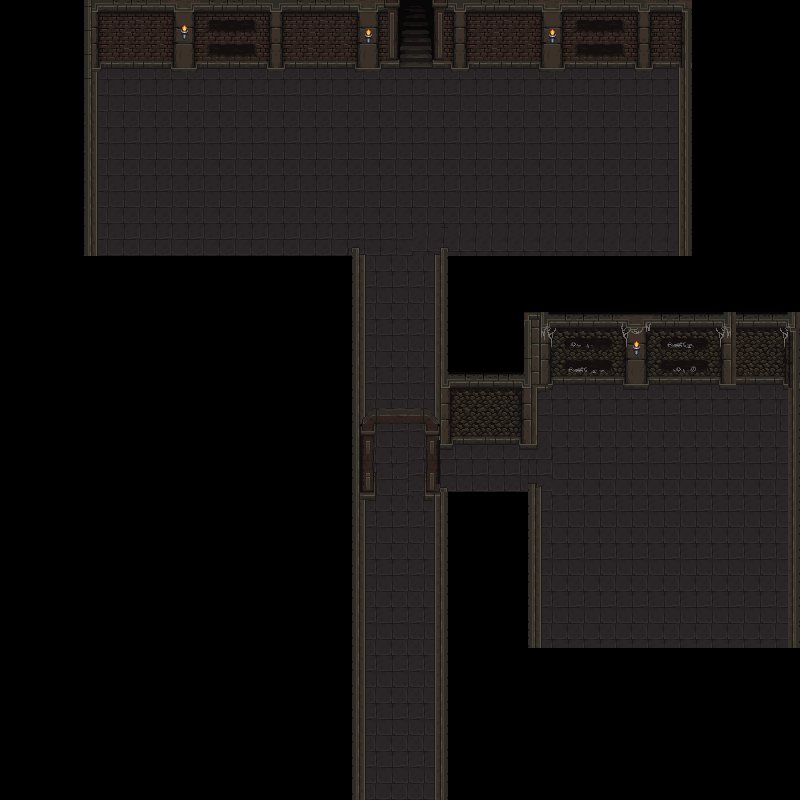

The image is a tile-based game level rendered from a .tmx file. Its description and source (layers, tilesets, objects; grid data summarised) follow:
An orthogonal 200x200 tile map with 4x4 px tiles, 5 tile layers (background, front_struct, details_front, back_struct, ...), 2 tilesets and 22 objects (17x collision, 2x trap, carteDonjon_exit_cartePlaine, carteDonjon_spawn_cartePlaine, boss_slime).

<map version="1.4" tiledversion="1.4.3" orientation="orthogonal" renderorder="right-down" width="200" height="200" tilewidth="4" tileheight="4" infinite="0" nextlayerid="7" nextobjectid="26">
 <tileset firstgid="1" source="Dungeon tileset.tsx" />
 <tileset firstgid="4609" source="donjon2.tsx" />
 <layer id="1" name="background" width="200" height="200">
  <data>[40000 cells, 16966 non-empty, 98 distinct tile ids]</data>
 </layer>
 <layer id="3" name="front_struct" width="200" height="200">
  <data>[40000 cells, 6450 non-empty, 2829 distinct tile ids]</data>
 </layer>
 <layer id="5" name="details_front" width="200" height="200">
  <data>[40000 cells, 32 non-empty, 8 distinct tile ids]</data>
 </layer>
 <layer id="2" name="back_struct" width="200" height="200">
  <data>[40000 cells, 296 non-empty, 294 distinct tile ids]</data>
 </layer>
 <layer id="4" name="details_back" width="200" height="200">
  <data>[40000 cells, 0 non-empty, 0 distinct tile ids]</data>
 </layer>
 <objectgroup id="6" name="Calque d'Objets 1">
  <object id="1" name="carteDonjon_exit_cartePlaine" x="365.25" y="775.667" width="70.5" height="23.6667" />
  <object id="2" name="carteDonjon_spawn_cartePlaine" x="398.5" y="724.5">
   <point />
  </object>
  <object id="3" type="collision" x="351.667" y="255.167" width="10" height="545.5" />
  <object id="4" type="collision" x="435.5" y="493.75" width="10" height="304.5" />
  <object id="5" type="collision" x="439" y="253.917" width="10" height="193.667" />
  <object id="6" type="collision" x="530" y="487.083" width="10" height="160.5" />
  <object id="8" type="collision" x="527.333" y="646" width="272.667" height="9.33333" />
  <object id="9" type="collision" x="438.417" y="490.667" width="94.5837" height="9.33333" />
  <object id="10" type="collision" x="441" y="430.667" width="94.667" height="9.33333" />
  <object id="11" type="collision" x="533.666" y="374.667" width="265.334" height="9.33333" />
  <object id="12" type="collision" x="438.333" y="254.667" width="252.667" height="9.33333" />
  <object id="13" type="collision" x="80.9998" y="255.333" width="272.667" height="9.33333" />
  <object id="14" type="collision" x="84.3332" y="60" width="603.334" height="9.33333" />
  <object id="15" type="collision" x="681.667" y="63.9165" width="10" height="200.167" />
  <object id="16" type="collision" x="85.6667" y="61.2498" width="10" height="200.167" />
  <object id="17" type="collision" x="521.833" y="364.583" width="14.5" height="82.3337" />
  <object id="18" type="collision" x="791" y="380.583" width="10" height="270.167" />
  <object id="19" type="collision" x="424.5" y="479.833" width="14" height="19.0837" />
  <object id="20" type="collision" x="362" y="471.333" width="14" height="26.8337" />
  <object id="22" name="boss_slime" x="394.667" y="166.667">
   <point />
  </object>
  <object id="24" name="spike1" type="trap" x="364.5" y="254.5" width="70.5" height="34" />
  <object id="25" name="spike2" type="trap" x="453.722" y="445.282" width="70.5" height="34" />
 </objectgroup>
</map>
